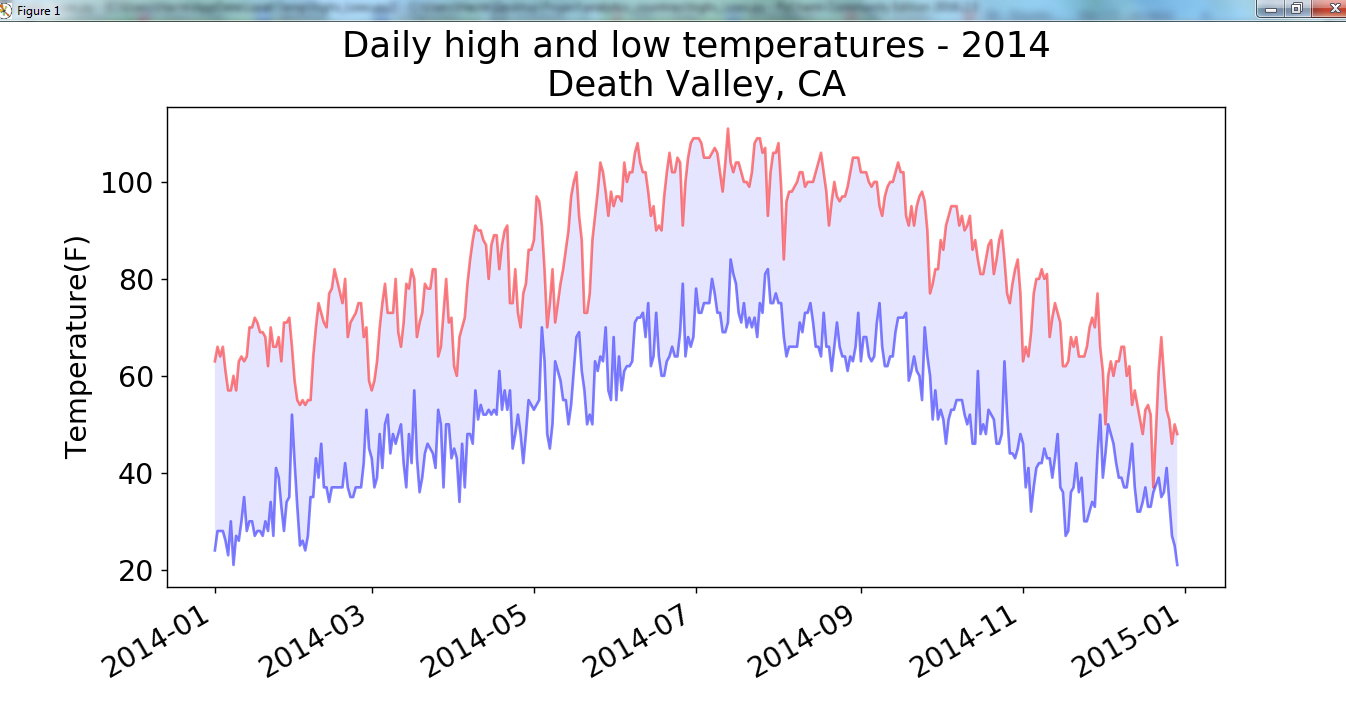

Recreate this plot in Python.
import csv

from datetime import datetime

from matplotlib import pyplot as plt

# Чтение дат и максимальных и минимальных температур из файла
filename = 'death_valley_2014.csv'
with open(filename) as f:#файл открыв. и получ. объект сохраняется в переменной f
    reader = csv.reader(f)#создается объект для чтения данных
    header_row = next(reader)

    dates, highs, lows = [], [], []
    for row in reader:
        try:
            current_date = datetime.strptime(row[0], "%Y-%m-%d")
            high = int(row[1])
            low = int(row[3])
        except ValueError:
            print(current_date, 'missing data')
        else:
            dates.append(current_date)
            highs.append(high)
            lows.append(low)

# Нанесение данных на диаграмму
fig = plt.figure(dpi=128, figsize=(10,6))
plt.plot(dates, highs, c='red', alpha=0.5)
plt.plot(dates, lows, c='blue', alpha=0.5)
plt.fill_between(dates, highs, lows, facecolor='blue', alpha=0.1)

#Форматирование диаграммы
title = "Daily high and low temperatures - 2014\nDeath Valley, CA"
plt.title(title, fontsize=20)
plt.xlabel('', fontsize=16)

fig.autofmt_xdate()
plt.ylabel("Temperature(F)", fontsize=16)
plt.tick_params(axis='both', which='major', labelsize=16)

plt.show()
